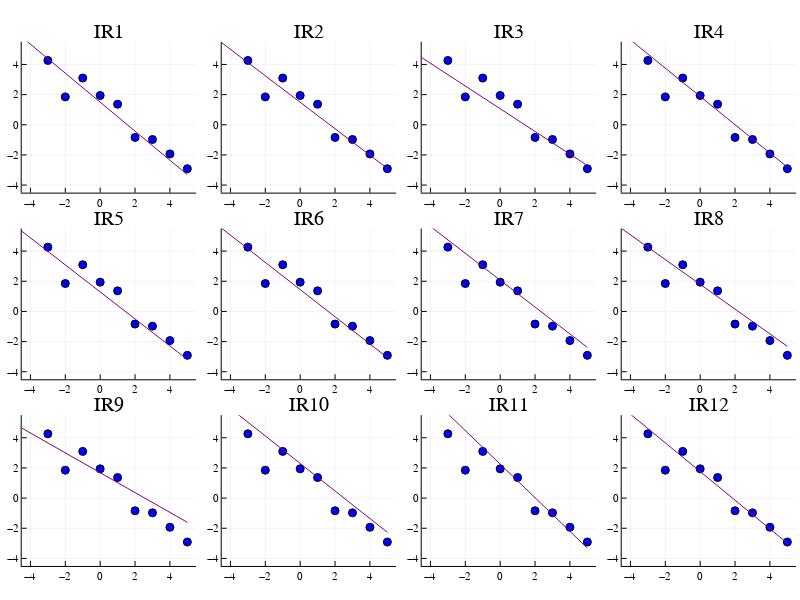

Notebook source saved alongside this figure:
### Code cell
traces = [infer(model_linear, xs, ys, 100) for _=1:12]
plot(size=(800, 600))
render_grid(render_line, traces, title="IR")

### Figure 1 — Plotly figure (JSON) as saved in the notebook; plotly's stock layout.template omitted (floating-point values rounded to 4 significant figures)
{"data": [{"colorbar": {"title": {"text": ""}}, "legendgroup": "IR1-data", "marker": {"color": "rgba(0, 0, 255, 1.000)", "line": {"color": "rgba(0, 0, 0, 1)", "width": 1}, "size": 8, "symbol": "circle"}, "mode": "markers", "name": "IR1-data", "showlegend": true, "type": "scatter", "x": [-5, -4, -3, -2, -1, 0, 1, 2, 3, 4, 5], "xaxis": "x", "y": [6.75, 6.157, 4.264, 1.849, 3.097, 1.94, 1.364, -0.8396, -0.976, -1.934, -2.913], "yaxis": "y", "zmax": null, "zmin": null}, {"colorbar": {"title": {"text": ""}}, "legendgroup": "IR1-line", "line": {"color": "rgba(128, 0, 128, 1.000)", "dash": "solid", "shape": "linear", "width": 1}, "mode": "lines", "name": "IR1-line", "showlegend": true, "type": "scatter", "x": [-5, 5], "xaxis": "x", "y": [6.305, -3.311], "yaxis": "y", "zmax": null, "zmin": null}, {"colorbar": {"title": {"text": ""}}, "legendgroup": "IR2-data", "marker": {"color": "rgba(0, 0, 255, 1.000)", "line": {"color": "rgba(0, 0, 0, 1)", "width": 1}, "size": 8, "symbol": "circle"}, "mode": "markers", "name": "IR2-data", "showlegend": true, "type": "scatter", "x": [-5, -4, -3, -2, -1, 0, 1, 2, 3, 4, 5], "xaxis": "x2", "y": [6.75, 6.157, 4.264, 1.849, 3.097, 1.94, 1.364, -0.8396, -0.976, -1.934, -2.913], "yaxis": "y2", "zmax": null, "zmin": null}, {"colorbar": {"title": {"text": ""}}, "legendgroup": "IR2-line", "line": {"color": "rgba(128, 0, 128, 1.000)", "dash": "solid", "shape": "linear", "width": 1}, "mode": "lines", "name": "IR2-line", "showlegend": true, "type": "scatter", "x": [-5, 5], "xaxis": "x2", "y": [5.881, -2.896], "yaxis": "y2", "zmax": null, "zmin": null}, {"colorbar": {"title": {"text": ""}}, "legendgroup": "IR3-data", "marker": {"color": "rgba(0, 0, 255, 1.000)", "line": {"color": "rgba(0, 0, 0, 1)", "width": 1}, "size": 8, "symbol": "circle"}, "mode": "markers", "name": "IR3-data", "showlegend": true, "type": "scatter", "x": [-5, -4, -3, -2, -1, 0, 1, 2, 3, 4, 5], "xaxis": "x3", "y": [6.75, 6.157, 4.264, 1.849, 3.097, 1.94, 1.364, -0.8396, -0.976, -1.934, -2.913], "yaxis": "y3", "zmax": null, "zmin": null}, {"colorbar": {"title": {"text": ""}}, "legendgroup": "IR3-line", "line": {"color": "rgba(128, 0, 128, 1.000)", "dash": "solid", "shape": "linear", "width": 1}, "mode": "lines", "name": "IR3-line", "showlegend": true, "type": "scatter", "x": [-5, 5], "xaxis": "x3", "y": [4.831, -2.703], "yaxis": "y3", "zmax": null, "zmin": null}, {"colorbar": {"title": {"text": ""}}, "legendgroup": "IR4-data", "marker": {"color": "rgba(0, 0, 255, 1.000)", "line": {"color": "rgba(0, 0, 0, 1)", "width": 1}, "size": 8, "symbol": "circle"}, "mode": "markers", "name": "IR4-data", "showlegend": true, "type": "scatter", "x": [-5, -4, -3, -2, -1, 0, 1, 2, 3, 4, 5], "xaxis": "x4", "y": [6.75, 6.157, 4.264, 1.849, 3.097, 1.94, 1.364, -0.8396, -0.976, -1.934, -2.913], "yaxis": "y4", "zmax": null, "zmin": null}, {"colorbar": {"title": {"text": ""}}, "legendgroup": "IR4-line", "line": {"color": "rgba(128, 0, 128, 1.000)", "dash": "solid", "shape": "linear", "width": 1}, "mode": "lines", "name": "IR4-line", "showlegend": true, "type": "scatter", "x": [-5, 5], "xaxis": "x4", "y": [6.567, -2.811], "yaxis": "y4", "zmax": null, "zmin": null}, {"colorbar": {"title": {"text": ""}}, "legendgroup": "IR5-data", "marker": {"color": "rgba(0, 0, 255, 1.000)", "line": {"color": "rgba(0, 0, 0, 1)", "width": 1}, "size": 8, "symbol": "circle"}, "mode": "markers", "name": "IR5-data", "showlegend": true, "type": "scatter", "x": [-5, -4, -3, -2, -1, 0, 1, 2, 3, 4, 5], "xaxis": "x5", "y": [6.75, 6.157, 4.264, 1.849, 3.097, 1.94, 1.364, -0.8396, -0.976, -1.934, -2.913], "yaxis": "y5", "zmax": null, "zmin": null}, {"colorbar": {"title": {"text": ""}}, "legendgroup": "IR5-line", "line": {"color": "rgba(128, 0, 128, 1.000)", "dash": "solid", "shape": "linear", "width": 1}, "mode": "lines", "name": "IR5-line", "showlegend": true, "type": "scatter", "x": [-5, 5], "xaxis": "x5", "y": [5.773, -3.186], "yaxis": "y5", "zmax": null, "zmin": null}, {"colorbar": {"title": {"text": ""}}, "legendgroup": "IR6-data", "marker": {"color": "rgba(0, 0, 255, 1.000)", "line": {"color": "rgba(0, 0, 0, 1)", "width": 1}, "size": 8, "symbol": "circle"}, "mode": "markers", "name": "IR6-data", "showlegend": true, "type": "scatter", "x": [-5, -4, -3, -2, -1, 0, 1, 2, 3, 4, 5], "xaxis": "x6", "y": [6.75, 6.157, 4.264, 1.849, 3.097, 1.94, 1.364, -0.8396, -0.976, -1.934, -2.913], "yaxis": "y6", "zmax": null, "zmin": null}, {"colorbar": {"title": {"text": ""}}, "legendgroup": "IR6-line", "line": {"color": "rgba(128, 0, 128, 1.000)", "dash": "solid", "shape": "linear", "width": 1}, "mode": "lines", "name": "IR6-line", "showlegend": true, "type": "scatter", "x": [-5, 5], "xaxis": "x6", "y": [5.96, -3.061], "yaxis": "y6", "zmax": null, "zmin": null}, {"colorbar": {"title": {"text": ""}}, "legendgroup": "IR7-data", "marker": {"color": "rgba(0, 0, 255, 1.000)", "line": {"color": "rgba(0, 0, 0, 1)", "width": 1}, "size": 8, "symbol": "circle"}, "mode": "markers", "name": "IR7-data", "showlegend": true, "type": "scatter", "x": [-5, -4, -3, -2, -1, 0, 1, 2, 3, 4, 5], "xaxis": "x7", "y": [6.75, 6.157, 4.264, 1.849, 3.097, 1.94, 1.364, -0.8396, -0.976, -1.934, -2.913], "yaxis": "y7", "zmax": null, "zmin": null}, {"colorbar": {"title": {"text": ""}}, "legendgroup": "IR7-line", "line": {"color": "rgba(128, 0, 128, 1.000)", "dash": "solid", "shape": "linear", "width": 1}, "mode": "lines", "name": "IR7-line", "showlegend": true, "type": "scatter", "x": [-5, 5], "xaxis": "x7", "y": [6.53, -2.385], "yaxis": "y7", "zmax": null, "zmin": null}, {"colorbar": {"title": {"text": ""}}, "legendgroup": "IR8-data", "marker": {"color": "rgba(0, 0, 255, 1.000)", "line": {"color": "rgba(0, 0, 0, 1)", "width": 1}, "size": 8, "symbol": "circle"}, "mode": "markers", "name": "IR8-data", "showlegend": true, "type": "scatter", "x": [-5, -4, -3, -2, -1, 0, 1, 2, 3, 4, 5], "xaxis": "x8", "y": [6.75, 6.157, 4.264, 1.849, 3.097, 1.94, 1.364, -0.8396, -0.976, -1.934, -2.913], "yaxis": "y8", "zmax": null, "zmin": null}, {"colorbar": {"title": {"text": ""}}, "legendgroup": "IR8-line", "line": {"color": "rgba(128, 0, 128, 1.000)", "dash": "solid", "shape": "linear", "width": 1}, "mode": "lines", "name": "IR8-line", "showlegend": true, "type": "scatter", "x": [-5, 5], "xaxis": "x8", "y": [5.9, -2.312], "yaxis": "y8", "zmax": null, "zmin": null}, {"colorbar": {"title": {"text": ""}}, "legendgroup": "IR9-data", "marker": {"color": "rgba(0, 0, 255, 1.000)", "line": {"color": "rgba(0, 0, 0, 1)", "width": 1}, "size": 8, "symbol": "circle"}, "mode": "markers", "name": "IR9-data", "showlegend": true, "type": "scatter", "x": [-5, -4, -3, -2, -1, 0, 1, 2, 3, 4, 5], "xaxis": "x9", "y": [6.75, 6.157, 4.264, 1.849, 3.097, 1.94, 1.364, -0.8396, -0.976, -1.934, -2.913], "yaxis": "y9", "zmax": null, "zmin": null}, {"colorbar": {"title": {"text": ""}}, "legendgroup": "IR9-line", "line": {"color": "rgba(128, 0, 128, 1.000)", "dash": "solid", "shape": "linear", "width": 1}, "mode": "lines", "name": "IR9-line", "showlegend": true, "type": "scatter", "x": [-5, 5], "xaxis": "x9", "y": [4.974, -1.606], "yaxis": "y9", "zmax": null, "zmin": null}, {"colorbar": {"title": {"text": ""}}, "legendgroup": "IR10-data", "marker": {"color": "rgba(0, 0, 255, 1.000)", "line": {"color": "rgba(0, 0, 0, 1)", "width": 1}, "size": 8, "symbol": "circle"}, "mode": "markers", "name": "IR10-data", "showlegend": true, "type": "scatter", "x": [-5, -4, -3, -2, -1, 0, 1, 2, 3, 4, 5], "xaxis": "x10", "y": [6.75, 6.157, 4.264, 1.849, 3.097, 1.94, 1.364, -0.8396, -0.976, -1.934, -2.913], "yaxis": "y10", "zmax": null, "zmin": null}, {"colorbar": {"title": {"text": ""}}, "legendgroup": "IR10-line", "line": {"color": "rgba(128, 0, 128, 1.000)", "dash": "solid", "shape": "linear", "width": 1}, "mode": "lines", "name": "IR10-line", "showlegend": true, "type": "scatter", "x": [-5, 5], "xaxis": "x10", "y": [6.862, -2.267], "yaxis": "y10", "zmax": null, "zmin": null}, {"colorbar": {"title": {"text": ""}}, "legendgroup": "IR11-data", "marker": {"color": "rgba(0, 0, 255, 1.000)", "line": {"color": "rgba(0, 0, 0, 1)", "width": 1}, "size": 8, "symbol": "circle"}, "mode": "markers", "name": "IR11-data", "showlegend": true, "type": "scatter", "x": [-5, -4, -3, -2, -1, 0, 1, 2, 3, 4, 5], "xaxis": "x11", "y": [6.75, 6.157, 4.264, 1.849, 3.097, 1.94, 1.364, -0.8396, -0.976, -1.934, -2.913], "yaxis": "y11", "zmax": null, "zmin": null}, {"colorbar": {"title": {"text": ""}}, "legendgroup": "IR11-line", "line": {"color": "rgba(128, 0, 128, 1.000)", "dash": "solid", "shape": "linear", "width": 1}, "mode": "lines", "name": "IR11-line", "showlegend": true, "type": "scatter", "x": [-5, 5], "xaxis": "x11", "y": [7.816, -3.312], "yaxis": "y11", "zmax": null, "zmin": null}, {"colorbar": {"title": {"text": ""}}, "legendgroup": "IR12-data", "marker": {"color": "rgba(0, 0, 255, 1.000)", "line": {"color": "rgba(0, 0, 0, 1)", "width": 1}, "size": 8, "symbol": "circle"}, "mode": "markers", "name": "IR12-data", "showlegend": true, "type": "scatter", "x": [-5, -4, -3, -2, -1, 0, 1, 2, 3, 4, 5], "xaxis": "x12", "y": [6.75, 6.157, 4.264, 1.849, 3.097, 1.94, 1.364, -0.8396, -0.976, -1.934, -2.913], "yaxis": "y12", "zmax": null, "zmin": null}, {"colorbar": {"title": {"text": ""}}, "legendgroup": "IR12-line", "line": {"color": "rgba(128, 0, 128, 1.000)", "dash": "solid", "shape": "linear", "width": 1}, "mode": "lines", "name": "IR12-line", "showlegend": true, "type": "scatter", "x": [-5, 5], "xaxis": "x12", "y": [6.516, -2.994], "yaxis": "y12", "zmax": null, "zmin": null}], "layout": {"annotations": [{"font": {"color": "rgba(0, 0, 0, 1)", "family": "sans-serif", "size": 20}, "rotation": 0, "showarrow": false, "text": "IR1", "x": 0.1361, "xanchor": "center", "xref": "paper", "y": 1, "yanchor": "top", "yref": "paper"}, {"font": {"color": "rgba(0, 0, 0, 1)", "family": "sans-serif", "size": 20}, "rotation": 0, "showarrow": false, "text": "IR2", "x": 0.3861, "xanchor": "center", "xref": "paper", "y": 1, "yanchor": "top", "yref": "paper"}, {"font": {"color": "rgba(0, 0, 0, 1)", "family": "sans-serif", "size": 20}, "rotation": 0, "showarrow": false, "text": "IR3", "x": 0.6361, "xanchor": "center", "xref": "paper", "y": 1, "yanchor": "top", "yref": "paper"}, {"font": {"color": "rgba(0, 0, 0, 1)", "family": "sans-serif", "size": 20}, "rotation": 0, "showarrow": false, "text": "IR4", "x": 0.8861, "xanchor": "center", "xref": "paper", "y": 1, "yanchor": "top", "yref": "paper"}, {"font": {"color": "rgba(0, 0, 0, 1)", "family": "sans-serif", "size": 20}, "rotation": 0, "showarrow": false, "text": "IR5", "x": 0.1361, "xanchor": "center", "xref": "paper", "y": 0.6667, "yanchor": "top", "yref": "paper"}, {"font": {"color": "rgba(0, 0, 0, 1)", "family": "sans-serif", "size": 20}, "rotation": 0, "showarrow": false, "text": "IR6", "x": 0.3861, "xanchor": "center", "xref": "paper", "y": 0.6667, "yanchor": "top", "yref": "paper"}, {"font": {"color": "rgba(0, 0, 0, 1)", "family": "sans-serif", "size": 20}, "rotation": 0, "showarrow": false, "text": "IR7", "x": 0.6361, "xanchor": "center", "xref": "paper", "y": 0.6667, "yanchor": "top", "yref": "paper"}, {"font": {"color": "rgba(0, 0, 0, 1)", "family": "sans-serif", "size": 20}, "rotation": 0, "showarrow": false, "text": "IR8", "x": 0.8861, "xanchor": "center", "xref": "paper", "y": 0.6667, "yanchor": "top", "yref": "paper"}, {"font": {"color": "rgba(0, 0, 0, 1)", "family": "sans-serif", "size": 20}, "rotation": 0, "showarrow": false, "text": "IR9", "x": 0.1361, "xanchor": "center", "xref": "paper", "y": 0.3333, "yanchor": "top", "yref": "paper"}, {"font": {"color": "rgba(0, 0, 0, 1)", "family": "sans-serif", "size": 20}, "rotation": 0, "showarrow": false, "text": "IR10", "x": 0.3861, "xanchor": "center", "xref": "paper", "y": 0.3333, "yanchor": "top", "yref": "paper"}, {"font": {"color": "rgba(0, 0, 0, 1)", "family": "sans-serif", "size": 20}, "rotation": 0, "showarrow": false, "text": "IR11", "x": 0.6361, "xanchor": "center", "xref": "paper", "y": 0.3333, "yanchor": "top", "yref": "paper"}, {"font": {"color": "rgba(0, 0, 0, 1)", "family": "sans-serif", "size": 20}, "rotation": 0, "showarrow": false, "text": "IR12", "x": 0.8861, "xanchor": "center", "xref": "paper", "y": 0.3333, "yanchor": "top", "yref": "paper"}], "height": 600, "margin": {"b": 20, "l": 0, "r": 0, "t": 20}, "paper_bgcolor": "rgba(255, 255, 255, 1.000)", "plot_bgcolor": "rgba(255, 255, 255, 1.000)", "showlegend": false, "width": 800, "xaxis": {"anchor": "y", "domain": [0.02714, 0.2451], "gridcolor": "rgba(0, 0, 0, 0.1)", "gridwidth": 0.5, "linecolor": "rgba(0, 0, 0, 1)", "mirror": false, "range": [-4.5, 5.5], "showgrid": true, "showline": true, "showticklabels": true, "tickangle": 0, "tickcolor": "rgb(0, 0, 0)", "tickfont": {"color": "rgba(0, 0, 0, 1)", "family": "sans-serif", "size": 11}, "tickmode": "array", "ticks": "inside", "ticktext": ["−4", "−2", "0", "2", "4"], "tickvals": [-4, -2, 0, 2, 4], "title": {"font": {"color": "rgba(0, 0, 0, 1)", "family": "sans-serif", "size": 15}, "text": ""}, "type": "linear", "visible": true, "zeroline": false, "zerolinecolor": "rgba(0, 0, 0, 1)"}, "xaxis10": {"anchor": "y10", "domain": [0.2771, 0.4951], "gridcolor": "rgba(0, 0, 0, 0.1)", "gridwidth": 0.5, "linecolor": "rgba(0, 0, 0, 1)", "mirror": false, "range": [-4.5, 5.5], "showgrid": true, "showline": true, "showticklabels": true, "tickangle": 0, "tickcolor": "rgb(0, 0, 0)", "tickfont": {"color": "rgba(0, 0, 0, 1)", "family": "sans-serif", "size": 11}, "tickmode": "array", "ticks": "inside", "ticktext": ["−4", "−2", "0", "2", "4"], "tickvals": [-4, -2, 0, 2, 4], "title": {"font": {"color": "rgba(0, 0, 0, 1)", "family": "sans-serif", "size": 15}, "text": ""}, "type": "linear", "visible": true, "zeroline": false, "zerolinecolor": "rgba(0, 0, 0, 1)"}, "xaxis11": {"anchor": "y11", "domain": [0.5271, 0.7451], "gridcolor": "rgba(0, 0, 0, 0.1)", "gridwidth": 0.5, "linecolor": "rgba(0, 0, 0, 1)", "mirror": false, "range": [-4.5, 5.5], "showgrid": true, "showline": true, "showticklabels": true, "tickangle": 0, "tickcolor": "rgb(0, 0, 0)", "tickfont": {"color": "rgba(0, 0, 0, 1)", "family": "sans-serif", "size": 11}, "tickmode": "array", "ticks": "inside", "ticktext": ["−4", "−2", "0", "2", "4"], "tickvals": [-4, -2, 0, 2, 4], "title": {"font": {"color": "rgba(0, 0, 0, 1)", "family": "sans-serif", "size": 15}, "text": ""}, "type": "linear", "visible": true, "zeroline": false, "zerolinecolor": "rgba(0, 0, 0, 1)"}, "xaxis12": {"anchor": "y12", "domain": [0.7771, 0.9951], "gridcolor": "rgba(0, 0, 0, 0.1)", "gridwidth": 0.5, "linecolor": "rgba(0, 0, 0, 1)", "mirror": false, "range": [-4.5, 5.5], "showgrid": true, "showline": true, "showticklabels": true, "tickangle": 0, "tickcolor": "rgb(0, 0, 0)", "tickfont": {"color": "rgba(0, 0, 0, 1)", "family": "sans-serif", "size": 11}, "tickmode": "array", "ticks": "inside", "ticktext": ["−4", "−2", "0", "2", "4"], "tickvals": [-4, -2, 0, 2, 4], "title": {"font": {"color": "rgba(0, 0, 0, 1)", "family": "sans-serif", "size": 15}, "text": ""}, "type": "linear", "visible": true, "zeroline": false, "zerolinecolor": "rgba(0, 0, 0, 1)"}, "xaxis2": {"anchor": "y2", "domain": [0.2771, 0.4951], "gridcolor": "rgba(0, 0, 0, 0.1)", "gridwidth": 0.5, "linecolor": "rgba(0, 0, 0, 1)", "mirror": false, "range": [-4.5, 5.5], "showgrid": true, "showline": true, "showticklabels": true, "tickangle": 0, "tickcolor": "rgb(0, 0, 0)", "tickfont": {"color": "rgba(0, 0, 0, 1)", "family": "sans-serif", "size": 11}, "tickmode": "array", "ticks": "inside", "ticktext": ["−4", "−2", "0", "2", "4"], "tickvals": [-4, -2, 0, 2, 4], "title": {"font": {"color": "rgba(0, 0, 0, 1)", "family": "sans-serif", "size": 15}, "text": ""}, "type": "linear", "visible": true, "zeroline": false, "zerolinecolor": "rgba(0, 0, 0, 1)"}, "xaxis3": {"anchor": "y3", "domain": [0.5271, 0.7451], "gridcolor": "rgba(0, 0, 0, 0.1)", "gridwidth": 0.5, "linecolor": "rgba(0, 0, 0, 1)", "mirror": false, "range": [-4.5, 5.5], "showgrid": true, "showline": true, "showticklabels": true, "tickangle": 0, "tickcolor": "rgb(0, 0, 0)", "tickfont": {"color": "rgba(0, 0, 0, 1)", "family": "sans-serif", "size": 11}, "tickmode": "array", "ticks": "inside", "ticktext": ["−4", "−2", "0", "2", "4"], "tickvals": [-4, -2, 0, 2, 4], "title": {"font": {"color": "rgba(0, 0, 0, 1)", "family": "sans-serif", "size": 15}, "text": ""}, "type": "linear", "visible": true, "zeroline": false, "zerolinecolor": "rgba(0, 0, 0, 1)"}, "xaxis4": {"anchor": "y4", "domain": [0.7771, 0.9951], "gridcolor": "rgba(0, 0, 0, 0.1)", "gridwidth": 0.5, "linecolor": "rgba(0, 0, 0, 1)", "mirror": false, "range": [-4.5, 5.5], "showgrid": true, "showline": true, "showticklabels": true, "tickangle": 0, "tickcolor": "rgb(0, 0, 0)", "tickfont": {"color": "rgba(0, 0, 0, 1)", "family": "sans-serif", "size": 11}, "tickmode": "array", "ticks": "inside", "ticktext": ["−4", "−2", "0", "2", "4"], "tickvals": [-4, -2, 0, 2, 4], "title": {"font": {"color": "rgba(0, 0, 0, 1)", "family": "sans-serif", "size": 15}, "text": ""}, "type": "linear", "visible": true, "zeroline": false, "zerolinecolor": "rgba(0, 0, 0, 1)"}, "xaxis5": {"anchor": "y5", "domain": [0.02714, 0.2451], "gridcolor": "rgba(0, 0, 0, 0.1)", "gridwidth": 0.5, "linecolor": "rgba(0, 0, 0, 1)", "mirror": false, "range": [-4.5, 5.5], "showgrid": true, "showline": true, "showticklabels": true, "tickangle": 0, "tickcolor": "rgb(0, 0, 0)", "tickfont": {"color": "rgba(0, 0, 0, 1)", "family": "sans-serif", "size": 11}, "tickmode": "array", "ticks": "inside", "ticktext": ["−4", "−2", "0", "2", "4"], "tickvals": [-4, -2, 0, 2, 4], "title": {"font": {"color": "rgba(0, 0, 0, 1)", "family": "sans-serif", "size": 15}, "text": ""}, "type": "linear", "visible": true, "zeroline": false, "zerolinecolor": "rgba(0, 0, 0, 1)"}, "xaxis6": {"anchor": "y6", "domain": [0.2771, 0.4951], "gridcolor": "rgba(0, 0, 0, 0.1)", "gridwidth": 0.5, "linecolor": "rgba(0, 0, 0, 1)", "mirror": false, "range": [-4.5, 5.5], "showgrid": true, "showline": true, "showticklabels": true, "tickangle": 0, "tickcolor": "rgb(0, 0, 0)", "tickfont": {"color": "rgba(0, 0, 0, 1)", "family": "sans-serif", "size": 11}, "tickmode": "array", "ticks": "inside", "ticktext": ["−4", "−2", "0", "2", "4"], "tickvals": [-4, -2, 0, 2, 4], "title": {"font": {"color": "rgba(0, 0, 0, 1)", "family": "sans-serif", "size": 15}, "text": ""}, "type": "linear", "visible": true, "zeroline": false, "zerolinecolor": "rgba(0, 0, 0, 1)"}, "xaxis7": {"anchor": "y7", "domain": [0.5271, 0.7451], "gridcolor": "rgba(0, 0, 0, 0.1)", "gridwidth": 0.5, "linecolor": "rgba(0, 0, 0, 1)", "mirror": false, "range": [-4.5, 5.5], "showgrid": true, "showline": true, "showticklabels": true, "tickangle": 0, "tickcolor": "rgb(0, 0, 0)", "tickfont": {"color": "rgba(0, 0, 0, 1)", "family": "sans-serif", "size": 11}, "tickmode": "array", "ticks": "inside", "ticktext": ["−4", "−2", "0", "2", "4"], "tickvals": [-4, -2, 0, 2, 4], "title": {"font": {"color": "rgba(0, 0, 0, 1)", "family": "sans-serif", "size": 15}, "text": ""}, "type": "linear", "visible": true, "zeroline": false, "zerolinecolor": "rgba(0, 0, 0, 1)"}, "xaxis8": {"anchor": "y8", "domain": [0.7771, 0.9951], "gridcolor": "rgba(0, 0, 0, 0.1)", "gridwidth": 0.5, "linecolor": "rgba(0, 0, 0, 1)", "mirror": false, "range": [-4.5, 5.5], "showgrid": true, "showline": true, "showticklabels": true, "tickangle": 0, "tickcolor": "rgb(0, 0, 0)", "tickfont": {"color": "rgba(0, 0, 0, 1)", "family": "sans-serif", "size": 11}, "tickmode": "array", "ticks": "inside", "ticktext": ["−4", "−2", "0", "2", "4"], "tickvals": [-4, -2, 0, 2, 4], "title": {"font": {"color": "rgba(0, 0, 0, 1)", "family": "sans-serif", "size": 15}, "text": ""}, "type": "linear", "visible": true, "zeroline": false, "zerolinecolor": "rgba(0, 0, 0, 1)"}, "xaxis9": {"anchor": "y9", "domain": [0.02714, 0.2451], "gridcolor": "rgba(0, 0, 0, 0.1)", "gridwidth": 0.5, "linecolor": "rgba(0, 0, 0, 1)", "mirror": false, "range": [-4.5, 5.5], "showgrid": true, "showline": true, "showticklabels": true, "tickangle": 0, "tickcolor": "rgb(0, 0, 0)", "tickfont": {"color": "rgba(0, 0, 0, 1)", "family": "sans-serif", "size": 11}, "tickmode": "array", "ticks": "inside", "ticktext": ["−4", "−2", "0", "2", "4"], "tickvals": [-4, -2, 0, 2, 4], "title": {"font": {"color": "rgba(0, 0, 0, 1)", "family": "sans-serif", "size": 15}, "text": ""}, "type": "linear", "visible": true, "zeroline": false, "zerolinecolor": "rgba(0, 0, 0, 1)"}, "yaxis": {"anchor": "x", "domain": [0.6917, 0.961], "gridcolor": "rgba(0, 0, 0, 0.1)", "gridwidth": 0.5, "linecolor": "rgba(0, 0, 0, 1)", "mirror": false, "range": [-4.5, 5.5], "showgrid": true, "showline": true, "showticklabels": true, "tickangle": 0, "tickcolor": "rgb(0, 0, 0)", "tickfont": {"color": "rgba(0, 0, 0, 1)", "family": "sans-serif", "size": 11}, "tickmode": "array", "ticks": "inside", "ticktext": ["−4", "−2", "0", "2", "4"], "tickvals": [-4, -2, 0, 2, 4], "title": {"font": {"color": "rgba(0, 0, 0, 1)", "family": "sans-serif", "size": 15}, "text": ""}, "type": "linear", "visible": true, "zeroline": false, "zerolinecolor": "rgba(0, 0, 0, 1)"}, "yaxis10": {"anchor": "x10", "domain": [0.02508, 0.2944], "gridcolor": "rgba(0, 0, 0, 0.1)", "gridwidth": 0.5, "linecolor": "rgba(0, 0, 0, 1)", "mirror": false, "range": [-4.5, 5.5], "showgrid": true, "showline": true, "showticklabels": true, "tickangle": 0, "tickcolor": "rgb(0, 0, 0)", "tickfont": {"color": "rgba(0, 0, 0, 1)", "family": "sans-serif", "size": 11}, "tickmode": "array", "ticks": "inside", "ticktext": ["−4", "−2", "0", "2", "4"], "tickvals": [-4, -2, 0, 2, 4], "title": {"font": {"color": "rgba(0, 0, 0, 1)", "family": "sans-serif", "size": 15}, "text": ""}, "type": "linear", "visible": true, "zeroline": false, "zerolinecolor": "rgba(0, 0, 0, 1)"}, "yaxis11": {"anchor": "x11", "domain": [0.02508, 0.2944], "gridcolor": "rgba(0, 0, 0, 0.1)", "gridwidth": 0.5, "linecolor": "rgba(0, 0, 0, 1)", "mirror": false, "range": [-4.5, 5.5], "showgrid": true, "showline": true, "showticklabels": true, "tickangle": 0, "tickcolor": "rgb(0, 0, 0)", "tickfont": {"color": "rgba(0, 0, 0, 1)", "family": "sans-serif", "size": 11}, "tickmode": "array", "ticks": "inside", "ticktext": ["−4", "−2", "0", "2", "4"], "tickvals": [-4, -2, 0, 2, 4], "title": {"font": {"color": "rgba(0, 0, 0, 1)", "family": "sans-serif", "size": 15}, "text": ""}, "type": "linear", "visible": true, "zeroline": false, "zerolinecolor": "rgba(0, 0, 0, 1)"}, "yaxis12": {"anchor": "x12", "domain": [0.02508, 0.2944], "gridcolor": "rgba(0, 0, 0, 0.1)", "gridwidth": 0.5, "linecolor": "rgba(0, 0, 0, 1)", "mirror": false, "range": [-4.5, 5.5], "showgrid": true, "showline": true, "showticklabels": true, "tickangle": 0, "tickcolor": "rgb(0, 0, 0)", "tickfont": {"color": "rgba(0, 0, 0, 1)", "family": "sans-serif", "size": 11}, "tickmode": "array", "ticks": "inside", "ticktext": ["−4", "−2", "0", "2", "4"], "tickvals": [-4, -2, 0, 2, 4], "title": {"font": {"color": "rgba(0, 0, 0, 1)", "family": "sans-serif", "size": 15}, "text": ""}, "type": "linear", "visible": true, "zeroline": false, "zerolinecolor": "rgba(0, 0, 0, 1)"}, "yaxis2": {"anchor": "x2", "domain": [0.6917, 0.961], "gridcolor": "rgba(0, 0, 0, 0.1)", "gridwidth": 0.5, "linecolor": "rgba(0, 0, 0, 1)", "mirror": false, "range": [-4.5, 5.5], "showgrid": true, "showline": true, "showticklabels": true, "tickangle": 0, "tickcolor": "rgb(0, 0, 0)", "tickfont": {"color": "rgba(0, 0, 0, 1)", "family": "sans-serif", "size": 11}, "tickmode": "array", "ticks": "inside", "ticktext": ["−4", "−2", "0", "2", "4"], "tickvals": [-4, -2, 0, 2, 4], "title": {"font": {"color": "rgba(0, 0, 0, 1)", "family": "sans-serif", "size": 15}, "text": ""}, "type": "linear", "visible": true, "zeroline": false, "zerolinecolor": "rgba(0, 0, 0, 1)"}, "yaxis3": {"anchor": "x3", "domain": [0.6917, 0.961], "gridcolor": "rgba(0, 0, 0, 0.1)", "gridwidth": 0.5, "linecolor": "rgba(0, 0, 0, 1)", "mirror": false, "range": [-4.5, 5.5], "showgrid": true, "showline": true, "showticklabels": true, "tickangle": 0, "tickcolor": "rgb(0, 0, 0)", "tickfont": {"color": "rgba(0, 0, 0, 1)", "family": "sans-serif", "size": 11}, "tickmode": "array", "ticks": "inside", "ticktext": ["−4", "−2", "0", "2", "4"], "tickvals": [-4, -2, 0, 2, 4], "title": {"font": {"color": "rgba(0, 0, 0, 1)", "family": "sans-serif", "size": 15}, "text": ""}, "type": "linear", "visible": true, "zeroline": false, "zerolinecolor": "rgba(0, 0, 0, 1)"}, "yaxis4": {"anchor": "x4", "domain": [0.6917, 0.961], "gridcolor": "rgba(0, 0, 0, 0.1)", "gridwidth": 0.5, "linecolor": "rgba(0, 0, 0, 1)", "mirror": false, "range": [-4.5, 5.5], "showgrid": true, "showline": true, "showticklabels": true, "tickangle": 0, "tickcolor": "rgb(0, 0, 0)", "tickfont": {"color": "rgba(0, 0, 0, 1)", "family": "sans-serif", "size": 11}, "tickmode": "array", "ticks": "inside", "ticktext": ["−4", "−2", "0", "2", "4"], "tickvals": [-4, -2, 0, 2, 4], "title": {"font": {"color": "rgba(0, 0, 0, 1)", "family": "sans-serif", "size": 15}, "text": ""}, "type": "linear", "visible": true, "zeroline": false, "zerolinecolor": "rgba(0, 0, 0, 1)"}, "yaxis5": {"anchor": "x5", "domain": [0.3584, 0.6277], "gridcolor": "rgba(0, 0, 0, 0.1)", "gridwidth": 0.5, "linecolor": "rgba(0, 0, 0, 1)", "mirror": false, "range": [-4.5, 5.5], "showgrid": true, "showline": true, "showticklabels": true, "tickangle": 0, "tickcolor": "rgb(0, 0, 0)", "tickfont": {"color": "rgba(0, 0, 0, 1)", "family": "sans-serif", "size": 11}, "tickmode": "array", "ticks": "inside", "ticktext": ["−4", "−2", "0", "2", "4"], "tickvals": [-4, -2, 0, 2, 4], "title": {"font": {"color": "rgba(0, 0, 0, 1)", "family": "sans-serif", "size": 15}, "text": ""}, "type": "linear", "visible": true, "zeroline": false, "zerolinecolor": "rgba(0, 0, 0, 1)"}, "yaxis6": {"anchor": "x6", "domain": [0.3584, 0.6277], "gridcolor": "rgba(0, 0, 0, 0.1)", "gridwidth": 0.5, "linecolor": "rgba(0, 0, 0, 1)", "mirror": false, "range": [-4.5, 5.5], "showgrid": true, "showline": true, "showticklabels": true, "tickangle": 0, "tickcolor": "rgb(0, 0, 0)", "tickfont": {"color": "rgba(0, 0, 0, 1)", "family": "sans-serif", "size": 11}, "tickmode": "array", "ticks": "inside", "ticktext": ["−4", "−2", "0", "2", "4"], "tickvals": [-4, -2, 0, 2, 4], "title": {"font": {"color": "rgba(0, 0, 0, 1)", "family": "sans-serif", "size": 15}, "text": ""}, "type": "linear", "visible": true, "zeroline": false, "zerolinecolor": "rgba(0, 0, 0, 1)"}, "yaxis7": {"anchor": "x7", "domain": [0.3584, 0.6277], "gridcolor": "rgba(0, 0, 0, 0.1)", "gridwidth": 0.5, "linecolor": "rgba(0, 0, 0, 1)", "mirror": false, "range": [-4.5, 5.5], "showgrid": true, "showline": true, "showticklabels": true, "tickangle": 0, "tickcolor": "rgb(0, 0, 0)", "tickfont": {"color": "rgba(0, 0, 0, 1)", "family": "sans-serif", "size": 11}, "tickmode": "array", "ticks": "inside", "ticktext": ["−4", "−2", "0", "2", "4"], "tickvals": [-4, -2, 0, 2, 4], "title": {"font": {"color": "rgba(0, 0, 0, 1)", "family": "sans-serif", "size": 15}, "text": ""}, "type": "linear", "visible": true, "zeroline": false, "zerolinecolor": "rgba(0, 0, 0, 1)"}, "yaxis8": {"anchor": "x8", "domain": [0.3584, 0.6277], "gridcolor": "rgba(0, 0, 0, 0.1)", "gridwidth": 0.5, "linecolor": "rgba(0, 0, 0, 1)", "mirror": false, "range": [-4.5, 5.5], "showgrid": true, "showline": true, "showticklabels": true, "tickangle": 0, "tickcolor": "rgb(0, 0, 0)", "tickfont": {"color": "rgba(0, 0, 0, 1)", "family": "sans-serif", "size": 11}, "tickmode": "array", "ticks": "inside", "ticktext": ["−4", "−2", "0", "2", "4"], "tickvals": [-4, -2, 0, 2, 4], "title": {"font": {"color": "rgba(0, 0, 0, 1)", "family": "sans-serif", "size": 15}, "text": ""}, "type": "linear", "visible": true, "zeroline": false, "zerolinecolor": "rgba(0, 0, 0, 1)"}, "yaxis9": {"anchor": "x9", "domain": [0.02508, 0.2944], "gridcolor": "rgba(0, 0, 0, 0.1)", "gridwidth": 0.5, "linecolor": "rgba(0, 0, 0, 1)", "mirror": false, "range": [-4.5, 5.5], "showgrid": true, "showline": true, "showticklabels": true, "tickangle": 0, "tickcolor": "rgb(0, 0, 0)", "tickfont": {"color": "rgba(0, 0, 0, 1)", "family": "sans-serif", "size": 11}, "tickmode": "array", "ticks": "inside", "ticktext": ["−4", "−2", "0", "2", "4"], "tickvals": [-4, -2, 0, 2, 4], "title": {"font": {"color": "rgba(0, 0, 0, 1)", "family": "sans-serif", "size": 15}, "text": ""}, "type": "linear", "visible": true, "zeroline": false, "zerolinecolor": "rgba(0, 0, 0, 1)"}}}
